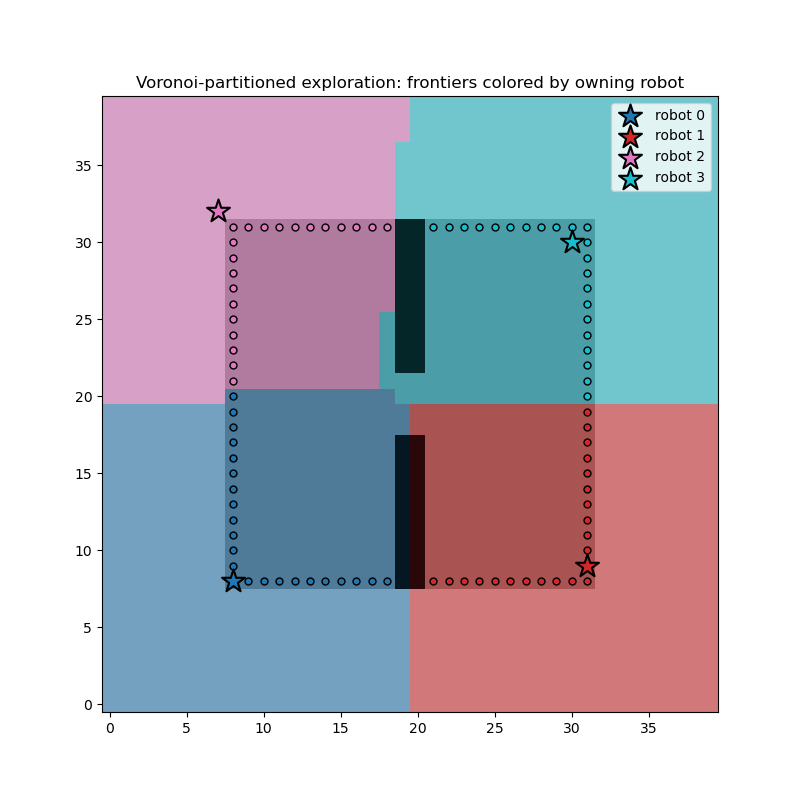

Source code (Python):
#!/usr/bin/env python3
"""
Day 4 build-tiny: cooperative exploration via Voronoi partitioning,
standalone (no ROS, no Gazebo).

Four robots share a fake occupancy grid (0=free/explored, -1=unknown,
100=occupied/wall). Every frontier cell (a free cell touching unknown
space) gets assigned to whichever robot is CLOSEST to it -- the
Voronoi rule you derived by hand (perpendicular bisectors -> nearest-
neighbor assignment). The point: each robot only chases frontiers in
its own region, so 4 robots don't waste effort re-covering the same
territory.

Run:
    python3 cooperative_exploration.py
"""
import numpy as np
import matplotlib.pyplot as plt

GRID_SIZE = 40
FREE, UNKNOWN, OCCUPIED = 0, -1, 100

# (row, col) positions -- roughly the 4 quadrants of the grid, like
# your hand example, but not perfectly symmetric (real robots won't be).
ROBOT_POSITIONS = np.array([
    [8.0, 8.0],
    [9.0, 31.0],
    [32.0, 7.0],
    [30.0, 30.0],
])


def make_fake_map(size: int) -> np.ndarray:
    """
    Provided for you -- synthetic occupancy grid, not the interesting
    part. Builds a grid that's mostly UNKNOWN, with an already-explored
    FREE rectangle in the middle split by an OCCUPIED wall (with a
    gap), so there's real free/unknown boundary for frontier detection
    to find, and some structure for the Voronoi split to look
    interesting against.
    """
    grid = np.full((size, size), UNKNOWN, dtype=int)
    grid[8:32, 8:32] = FREE
    grid[8:32, 19:21] = OCCUPIED
    grid[18:22, 19:21] = FREE  # gap in the wall
    return grid


def voronoi_owner(point: np.ndarray, robot_positions: np.ndarray) -> int:
    """
    Given a single (row, col) point, return the INDEX of the closest
    robot in robot_positions. This one function IS the Voronoi rule --
    no bisector geometry needed in code, just "who's nearest."

    TODO(you):
      1. distances = np.linalg.norm(robot_positions - point, axis=1)
         -- this computes the Euclidean distance from `point` to EVERY
         robot at once (broadcasting: robot_positions is (n_robots, 2),
         point is (2,), the subtraction broadcasts automatically).
      2. Return the index of the smallest distance: np.argmin(distances).
    """

    distances = np.linalg.norm(robot_positions - point, axis=1)
    return np.argmin(distances)
    




def voronoi_map(grid: np.ndarray, robot_positions: np.ndarray) -> np.ndarray:
    """
    Return a same-shape array where every cell holds the INDEX of its
    owning robot -- this is "color the whole map by Voronoi region."

    TODO(you): nested loop over every (row, col) in the grid (two
    nested `for` loops over grid.shape[0] and grid.shape[1] is
    completely fine -- this isn't performance-critical at this grid
    size). For each cell, call voronoi_owner(np.array([row, col]),
    robot_positions) and store the result in an output array of the
    same shape as `grid`.

    Optional stretch once the loop version works: this can be fully
    vectorized with no loops at all using np.meshgrid to build every
    (row, col) pair at once and broadcasting against all 4 robots
    simultaneously -- worth trying only after the simple version is
    correct and you understand why it's correct.
    """

    regions = np.zeros_like(grid,dtype=int)
    for row in range(grid.shape[0]):
        for column in range(grid.shape[1]):
            point = np.array([row,column])
            regions[row,column] = voronoi_owner(point,robot_positions)
    
    return regions

def detect_frontiers(grid: np.ndarray) -> list:
    """
    Return a list of (row, col) tuples -- every FREE cell that has at
    least one UNKNOWN cell as a direct (up/down/left/right) neighbor.
    Diagonal neighbors don't count; don't overthink this part.

    TODO(you): loop over every (row, col) in the grid. Skip it unless
    grid[row, col] == FREE. Then check its up to 4 neighbors -- watch
    grid edges, a cell on row 0 has no "up" neighbor, etc, so guard
    each neighbor check with a bounds check before indexing. If ANY
    valid neighbor is UNKNOWN, this cell is a frontier: append
    (row, col) to your results list.
    """

    frontiers = [ ]
    rows, cols = grid.shape

    for row in range(rows):
        for col in range(cols):
            if grid[row,col] != FREE:
                continue
            neighbours = [
                (row + 1, col),
                (row - 1, col),
                (row, col + 1),
                (row, col - 1)
            ]
            for nr , nc in neighbours:
                if 0 <= nr < rows and 0 <= nc < cols:
                    if grid[nr,nc] == UNKNOWN:
                        frontiers.append((row,col))
                        break

    return frontiers


def assign_frontiers(frontiers: list, robot_positions: np.ndarray) -> list:
    """
    Pair every frontier cell with its owning robot.

    TODO(you): for each (row, col) in `frontiers`, call
    voronoi_owner(np.array([row, col]), robot_positions) to get the
    owner index, and build a list of (row, col, owner_index) triples.
    """
    assignments = []

    for row,col in frontiers:
        point = np.array([row,col])
        owner = voronoi_owner(point,robot_positions)
        assignments.append((row,col,owner))

    return assignments


# ---------------------------------------------------------------------------
# Plotting -- plumbing, not the interesting part. Provided as-is.
# ---------------------------------------------------------------------------

def plot_result(grid, robot_positions, regions, frontiers_with_owners):
    n_robots = len(robot_positions)
    colors = plt.cm.tab10(np.linspace(0, 1, n_robots))

    fig, ax = plt.subplots(figsize=(8, 8))

    # Tint every cell by its Voronoi owner's color, but shade
    # OCCUPIED cells dark and UNKNOWN cells light so the raw map
    # structure stays visible underneath the region coloring.
    rgb = np.zeros((*grid.shape, 3))
    for r in range(grid.shape[0]):
        for c in range(grid.shape[1]):
            base = np.array(colors[regions[r, c]][:3])
            if grid[r, c] == OCCUPIED:
                rgb[r, c] = base * 0.2
            elif grid[r, c] == UNKNOWN:
                rgb[r, c] = base * 0.5 + 0.4
            else:  # FREE
                rgb[r, c] = base * 0.5 + 0.25
    ax.imshow(np.clip(rgb, 0, 1), origin='lower')

    for row, col, owner in frontiers_with_owners:
        ax.scatter(col, row, color=colors[owner], edgecolor='black', s=25, zorder=5)

    for i, (row, col) in enumerate(robot_positions):
        ax.scatter(col, row, color=colors[i], marker='*', s=300,
                    edgecolor='black', linewidth=1.5, zorder=6,
                    label=f'robot {i}')

    ax.set_title('Voronoi-partitioned exploration: frontiers colored by owning robot')
    ax.legend(loc='upper right')
    plt.savefig('cooperative_exploration.png')
    plt.close()
    print('Saved cooperative_exploration.png')


def main():
    grid = make_fake_map(GRID_SIZE)
    regions = voronoi_map(grid, ROBOT_POSITIONS)
    frontiers = detect_frontiers(grid)
    frontiers_with_owners = assign_frontiers(frontiers, ROBOT_POSITIONS)

    print(f'{len(frontiers)} frontier cells found')
    for i in range(len(ROBOT_POSITIONS)):
        count = sum(1 for _, _, owner in frontiers_with_owners if owner == i)
        print(f'  robot {i}: owns {count} frontier cells')

    plot_result(grid, ROBOT_POSITIONS, regions, frontiers_with_owners)


if __name__ == '__main__':
    main()
